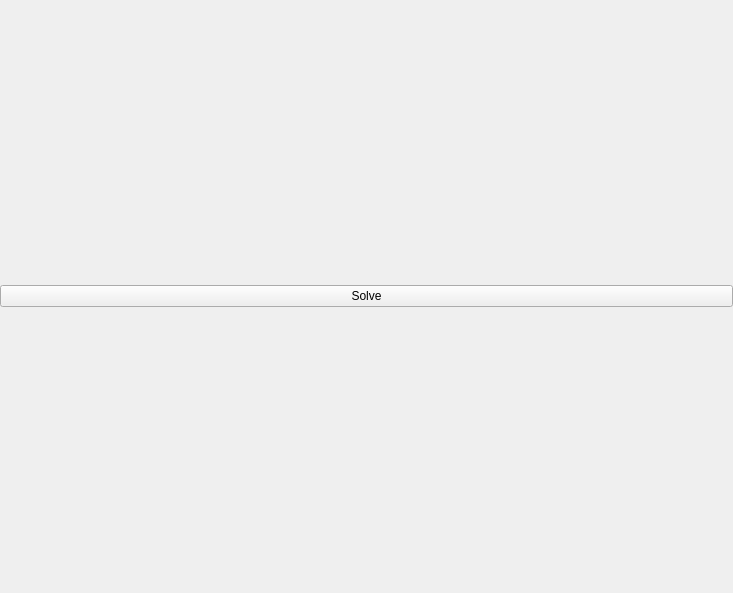
<?xml version="1.0" encoding="UTF-8"?>
<ui version="4.0">
 <class>MainWindow</class>
 <widget class="QMainWindow" name="MainWindow">
  <property name="geometry">
   <rect>
    <x>0</x>
    <y>0</y>
    <width>733</width>
    <height>593</height>
   </rect>
  </property>
  <property name="windowTitle">
   <string>MainWindow</string>
  </property>
  <widget class="QWidget" name="centralWidget">
   <layout class="QGridLayout" name="gridLayout">
    <property name="leftMargin">
     <number>0</number>
    </property>
    <property name="topMargin">
     <number>0</number>
    </property>
    <property name="rightMargin">
     <number>0</number>
    </property>
    <property name="bottomMargin">
     <number>0</number>
    </property>
    <property name="spacing">
     <number>0</number>
    </property>
    <item row="1" column="0">
     <widget class="QPushButton" name="pushButtonSolve">
      <property name="text">
       <string>Solve</string>
      </property>
     </widget>
    </item>
    <item row="0" column="0">
     <layout class="QGridLayout" name="gridLayoutSudoku">
      <property name="spacing">
       <number>0</number>
      </property>
     </layout>
    </item>
   </layout>
  </widget>
 </widget>
 <layoutdefault spacing="6" margin="11"/>
 <resources/>
 <connections/>
</ui>
